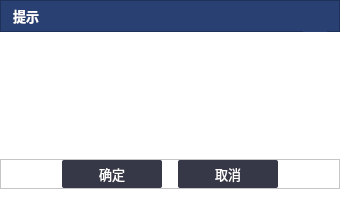
<?xml version="1.0" encoding="UTF-8"?>
<ui version="4.0">
 <class>MessageTipsDialog</class>
 <widget class="QDialog" name="MessageTipsDialog">
  <property name="geometry">
   <rect>
    <x>0</x>
    <y>0</y>
    <width>340</width>
    <height>200</height>
   </rect>
  </property>
  <property name="font">
   <font>
    <pointsize>10</pointsize>
   </font>
  </property>
  <property name="windowTitle">
   <string>Dialog</string>
  </property>
  <property name="styleSheet">
   <string notr="true">background-color:#FFFFFFFF;</string>
  </property>
  <layout class="QVBoxLayout" name="verticalLayout">
   <property name="leftMargin">
    <number>0</number>
   </property>
   <property name="topMargin">
    <number>0</number>
   </property>
   <property name="rightMargin">
    <number>0</number>
   </property>
   <item>
    <widget class="QFrame" name="frame">
     <property name="minimumSize">
      <size>
       <width>0</width>
       <height>32</height>
      </size>
     </property>
     <property name="maximumSize">
      <size>
       <width>16777215</width>
       <height>32</height>
      </size>
     </property>
     <property name="palette">
      <palette>
       <active>
        <colorrole role="Button">
         <brush brushstyle="SolidPattern">
          <color alpha="255">
           <red>41</red>
           <green>64</green>
           <blue>115</blue>
          </color>
         </brush>
        </colorrole>
        <colorrole role="Base">
         <brush brushstyle="SolidPattern">
          <color alpha="255">
           <red>41</red>
           <green>64</green>
           <blue>115</blue>
          </color>
         </brush>
        </colorrole>
        <colorrole role="Window">
         <brush brushstyle="SolidPattern">
          <color alpha="255">
           <red>41</red>
           <green>64</green>
           <blue>115</blue>
          </color>
         </brush>
        </colorrole>
       </active>
       <inactive>
        <colorrole role="Button">
         <brush brushstyle="SolidPattern">
          <color alpha="255">
           <red>41</red>
           <green>64</green>
           <blue>115</blue>
          </color>
         </brush>
        </colorrole>
        <colorrole role="Base">
         <brush brushstyle="SolidPattern">
          <color alpha="255">
           <red>41</red>
           <green>64</green>
           <blue>115</blue>
          </color>
         </brush>
        </colorrole>
        <colorrole role="Window">
         <brush brushstyle="SolidPattern">
          <color alpha="255">
           <red>41</red>
           <green>64</green>
           <blue>115</blue>
          </color>
         </brush>
        </colorrole>
       </inactive>
       <disabled>
        <colorrole role="Button">
         <brush brushstyle="SolidPattern">
          <color alpha="255">
           <red>41</red>
           <green>64</green>
           <blue>115</blue>
          </color>
         </brush>
        </colorrole>
        <colorrole role="Base">
         <brush brushstyle="SolidPattern">
          <color alpha="255">
           <red>41</red>
           <green>64</green>
           <blue>115</blue>
          </color>
         </brush>
        </colorrole>
        <colorrole role="Window">
         <brush brushstyle="SolidPattern">
          <color alpha="255">
           <red>41</red>
           <green>64</green>
           <blue>115</blue>
          </color>
         </brush>
        </colorrole>
       </disabled>
      </palette>
     </property>
     <property name="styleSheet">
      <string notr="true">background-color:#FF294073;</string>
     </property>
     <property name="frameShape">
      <enum>QFrame::StyledPanel</enum>
     </property>
     <property name="frameShadow">
      <enum>QFrame::Raised</enum>
     </property>
     <layout class="QHBoxLayout" name="horizontalLayout_2">
      <property name="spacing">
       <number>0</number>
      </property>
      <property name="leftMargin">
       <number>12</number>
      </property>
      <property name="topMargin">
       <number>0</number>
      </property>
      <property name="rightMargin">
       <number>12</number>
      </property>
      <property name="bottomMargin">
       <number>0</number>
      </property>
      <item>
       <widget class="QLabel" name="label_2">
        <property name="palette">
         <palette>
          <active>
           <colorrole role="WindowText">
            <brush brushstyle="SolidPattern">
             <color alpha="255">
              <red>255</red>
              <green>255</green>
              <blue>255</blue>
             </color>
            </brush>
           </colorrole>
           <colorrole role="Button">
            <brush brushstyle="SolidPattern">
             <color alpha="255">
              <red>41</red>
              <green>64</green>
              <blue>115</blue>
             </color>
            </brush>
           </colorrole>
           <colorrole role="Base">
            <brush brushstyle="SolidPattern">
             <color alpha="255">
              <red>41</red>
              <green>64</green>
              <blue>115</blue>
             </color>
            </brush>
           </colorrole>
           <colorrole role="Window">
            <brush brushstyle="SolidPattern">
             <color alpha="255">
              <red>41</red>
              <green>64</green>
              <blue>115</blue>
             </color>
            </brush>
           </colorrole>
          </active>
          <inactive>
           <colorrole role="WindowText">
            <brush brushstyle="SolidPattern">
             <color alpha="255">
              <red>255</red>
              <green>255</green>
              <blue>255</blue>
             </color>
            </brush>
           </colorrole>
           <colorrole role="Button">
            <brush brushstyle="SolidPattern">
             <color alpha="255">
              <red>41</red>
              <green>64</green>
              <blue>115</blue>
             </color>
            </brush>
           </colorrole>
           <colorrole role="Base">
            <brush brushstyle="SolidPattern">
             <color alpha="255">
              <red>41</red>
              <green>64</green>
              <blue>115</blue>
             </color>
            </brush>
           </colorrole>
           <colorrole role="Window">
            <brush brushstyle="SolidPattern">
             <color alpha="255">
              <red>41</red>
              <green>64</green>
              <blue>115</blue>
             </color>
            </brush>
           </colorrole>
          </inactive>
          <disabled>
           <colorrole role="Button">
            <brush brushstyle="SolidPattern">
             <color alpha="255">
              <red>41</red>
              <green>64</green>
              <blue>115</blue>
             </color>
            </brush>
           </colorrole>
           <colorrole role="Base">
            <brush brushstyle="SolidPattern">
             <color alpha="255">
              <red>41</red>
              <green>64</green>
              <blue>115</blue>
             </color>
            </brush>
           </colorrole>
           <colorrole role="Window">
            <brush brushstyle="SolidPattern">
             <color alpha="255">
              <red>41</red>
              <green>64</green>
              <blue>115</blue>
             </color>
            </brush>
           </colorrole>
          </disabled>
         </palette>
        </property>
        <property name="font">
         <font>
          <pointsize>10</pointsize>
          <bold>true</bold>
         </font>
        </property>
        <property name="text">
         <string>提示</string>
        </property>
       </widget>
      </item>
      <item>
       <spacer name="horizontalSpacer">
        <property name="orientation">
         <enum>Qt::Horizontal</enum>
        </property>
        <property name="sizeHint" stdset="0">
         <size>
          <width>507</width>
          <height>9</height>
         </size>
        </property>
       </spacer>
      </item>
      <item>
       <widget class="QPushButton" name="pushButton_2">
        <property name="minimumSize">
         <size>
          <width>24</width>
          <height>32</height>
         </size>
        </property>
        <property name="maximumSize">
         <size>
          <width>24</width>
          <height>32</height>
         </size>
        </property>
        <property name="styleSheet">
         <string notr="true">QPushButton:hover {
     background: transparent;
 }
 QPushButton:flat {
     border: none; /* no border for a flat push button */
 }

 QPushButton:default {
     border-color: navy; /* make the default button prominent */
 }
</string>
        </property>
        <property name="text">
         <string/>
        </property>
        <property name="icon">
         <iconset>
          <normaloff>:/login/resource/login/close.png</normaloff>:/login/resource/login/close.png</iconset>
        </property>
        <property name="iconSize">
         <size>
          <width>24</width>
          <height>32</height>
         </size>
        </property>
        <property name="flat">
         <bool>true</bool>
        </property>
       </widget>
      </item>
     </layout>
    </widget>
   </item>
   <item>
    <spacer name="verticalSpacer_2">
     <property name="orientation">
      <enum>Qt::Vertical</enum>
     </property>
     <property name="sizeHint" stdset="0">
      <size>
       <width>20</width>
       <height>40</height>
      </size>
     </property>
    </spacer>
   </item>
   <item>
    <widget class="QLabel" name="labelText">
     <property name="minimumSize">
      <size>
       <width>0</width>
       <height>40</height>
      </size>
     </property>
     <property name="font">
      <font>
       <pointsize>10</pointsize>
      </font>
     </property>
     <property name="styleSheet">
      <string notr="true">color:#FF525252</string>
     </property>
     <property name="text">
      <string/>
     </property>
     <property name="alignment">
      <set>Qt::AlignCenter</set>
     </property>
    </widget>
   </item>
   <item>
    <spacer name="verticalSpacer">
     <property name="orientation">
      <enum>Qt::Vertical</enum>
     </property>
     <property name="sizeHint" stdset="0">
      <size>
       <width>20</width>
       <height>40</height>
      </size>
     </property>
    </spacer>
   </item>
   <item>
    <widget class="QFrame" name="frame_2">
     <property name="minimumSize">
      <size>
       <width>0</width>
       <height>30</height>
      </size>
     </property>
     <property name="frameShape">
      <enum>QFrame::StyledPanel</enum>
     </property>
     <property name="frameShadow">
      <enum>QFrame::Raised</enum>
     </property>
     <layout class="QHBoxLayout" name="horizontalLayout">
      <property name="spacing">
       <number>16</number>
      </property>
      <property name="leftMargin">
       <number>0</number>
      </property>
      <property name="topMargin">
       <number>0</number>
      </property>
      <property name="rightMargin">
       <number>0</number>
      </property>
      <property name="bottomMargin">
       <number>0</number>
      </property>
      <item>
       <spacer name="horizontalSpacer_2">
        <property name="orientation">
         <enum>Qt::Horizontal</enum>
        </property>
        <property name="sizeHint" stdset="0">
         <size>
          <width>42</width>
          <height>20</height>
         </size>
        </property>
       </spacer>
      </item>
      <item>
       <widget class="QPushButton" name="btnOK">
        <property name="minimumSize">
         <size>
          <width>100</width>
          <height>28</height>
         </size>
        </property>
        <property name="font">
         <font>
          <pointsize>10</pointsize>
         </font>
        </property>
        <property name="styleSheet">
         <string notr="true"> QPushButton {
     border: 0px solid #555764;
     border-radius:2px;
	 background-color: #FF363847;
	 color:#FFFFFFFF;
 }
QPushButton:hover
{
	border:0px solid  #FF27282B;
	background-color: #FF27282B;
}
 QPushButton:pressed {
     border: 0px solid #555764;
     border-radius: 2px;
	 background-color: #FF555764;
	 color:#FFFFFFFF;
 }
QPushButton:disabled
{
 background-color: #FFC1C1C1;
 color:#FFFFFFFF;
}

 QPushButton:flat {
     border: none; /* no border for a flat push button */
 }

 QPushButton:default {
     border-color: navy; /* make the default button prominent */
 }
</string>
        </property>
        <property name="text">
         <string>确定</string>
        </property>
       </widget>
      </item>
      <item>
       <widget class="QPushButton" name="btnCancel">
        <property name="minimumSize">
         <size>
          <width>100</width>
          <height>28</height>
         </size>
        </property>
        <property name="font">
         <font>
          <pointsize>10</pointsize>
         </font>
        </property>
        <property name="styleSheet">
         <string notr="true"> QPushButton {
     border: 0px solid #555764;
     border-radius:2px;
	 background-color: #FF363847;
	 color:#FFFFFFFF;
 }
QPushButton:hover
{
	border:0px solid  #FF27282B;
	background-color: #FF27282B;
}
 QPushButton:pressed {
     border: 0px solid #555764;
     border-radius: 2px;
	 background-color: #FF555764;
	 color:#FFFFFFFF;
 }
QPushButton:disabled
{
 background-color: #FFC1C1C1;
 color:#FFFFFFFF;
}

 QPushButton:flat {
     border: none; /* no border for a flat push button */
 }

 QPushButton:default {
     border-color: navy; /* make the default button prominent */
 }
</string>
        </property>
        <property name="text">
         <string>取消</string>
        </property>
       </widget>
      </item>
      <item>
       <spacer name="horizontalSpacer_3">
        <property name="orientation">
         <enum>Qt::Horizontal</enum>
        </property>
        <property name="sizeHint" stdset="0">
         <size>
          <width>42</width>
          <height>20</height>
         </size>
        </property>
       </spacer>
      </item>
     </layout>
    </widget>
   </item>
  </layout>
 </widget>
 <resources/>
 <connections/>
</ui>
